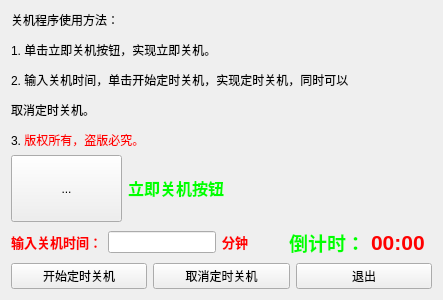
<?xml version="1.0" encoding="UTF-8"?>
<ui version="4.0">
 <class>Widget</class>
 <widget class="QWidget" name="Widget">
  <property name="geometry">
   <rect>
    <x>0</x>
    <y>0</y>
    <width>443</width>
    <height>300</height>
   </rect>
  </property>
  <property name="windowTitle">
   <string>windows 关机程序 for Qt designer</string>
  </property>
  <layout class="QVBoxLayout" name="verticalLayout_2">
   <item>
    <layout class="QVBoxLayout" name="verticalLayout">
     <item>
      <widget class="QLabel" name="label_3">
       <property name="text">
        <string>&lt;html&gt;&lt;head/&gt;&lt;body&gt;&lt;p&gt;关机程序使用方法：&lt;/p&gt;&lt;p&gt;1. 单击立即关机按钮，实现立即关机。&lt;/p&gt;&lt;p&gt;2. 输入关机时间，单击开始定时关机，实现定时关机，同时可以&lt;/p&gt;&lt;p&gt;   取消定时关机。&lt;/p&gt;&lt;p&gt;3. &lt;span style=&quot; color:#ff0000;&quot;&gt;版权所有，盗版必究。&lt;/span&gt;&lt;/p&gt;&lt;/body&gt;&lt;/html&gt;</string>
       </property>
      </widget>
     </item>
     <item>
      <layout class="QHBoxLayout" name="horizontalLayout_3">
       <item>
        <widget class="QToolButton" name="shutdownButton">
         <property name="sizePolicy">
          <sizepolicy hsizetype="Expanding" vsizetype="Expanding">
           <horstretch>0</horstretch>
           <verstretch>0</verstretch>
          </sizepolicy>
         </property>
         <property name="toolTip">
          <string>立即关机</string>
         </property>
         <property name="text">
          <string>...</string>
         </property>
         <property name="icon">
          <iconset resource="rec.qrc">
           <normaloff>:/image/image/exit.ico</normaloff>:/image/image/exit.ico</iconset>
         </property>
         <property name="iconSize">
          <size>
           <width>37</width>
           <height>38</height>
          </size>
         </property>
        </widget>
       </item>
       <item>
        <widget class="QLabel" name="label_4">
         <property name="sizePolicy">
          <sizepolicy hsizetype="Fixed" vsizetype="Fixed">
           <horstretch>0</horstretch>
           <verstretch>0</verstretch>
          </sizepolicy>
         </property>
         <property name="text">
          <string>&lt;html&gt;&lt;head/&gt;&lt;body&gt;&lt;p&gt;&lt;span style=&quot; font-size:12pt; font-weight:600; color:#00ff00;&quot;&gt;立即关机按钮&lt;/span&gt;&lt;/p&gt;&lt;/body&gt;&lt;/html&gt;</string>
         </property>
        </widget>
       </item>
       <item>
        <spacer name="horizontalSpacer">
         <property name="orientation">
          <enum>Qt::Horizontal</enum>
         </property>
         <property name="sizeHint" stdset="0">
          <size>
           <width>208</width>
           <height>20</height>
          </size>
         </property>
        </spacer>
       </item>
      </layout>
     </item>
     <item>
      <layout class="QHBoxLayout" name="horizontalLayout">
       <item>
        <widget class="QLabel" name="label">
         <property name="text">
          <string>&lt;html&gt;&lt;head/&gt;&lt;body&gt;&lt;p&gt;&lt;span style=&quot; font-size:10pt; font-weight:600; color:#ff0000;&quot;&gt;输入关机时间：&lt;/span&gt;&lt;/p&gt;&lt;/body&gt;&lt;/html&gt;</string>
         </property>
        </widget>
       </item>
       <item>
        <widget class="QLineEdit" name="lineEdit">
         <property name="sizePolicy">
          <sizepolicy hsizetype="Fixed" vsizetype="Fixed">
           <horstretch>0</horstretch>
           <verstretch>0</verstretch>
          </sizepolicy>
         </property>
        </widget>
       </item>
       <item>
        <widget class="QLabel" name="label_2">
         <property name="text">
          <string>&lt;html&gt;&lt;head/&gt;&lt;body&gt;&lt;p&gt;&lt;span style=&quot; font-size:10pt; font-weight:600; color:#ff0000;&quot;&gt;分钟&lt;/span&gt;&lt;/p&gt;&lt;/body&gt;&lt;/html&gt;</string>
         </property>
        </widget>
       </item>
       <item>
        <widget class="QLabel" name="label_5">
         <property name="text">
          <string>&lt;html&gt;&lt;head/&gt;&lt;body&gt;&lt;p&gt;&lt;span style=&quot; font-size:14pt; font-weight:600; color:#00ff00;&quot;&gt;倒计时：&lt;/span&gt;&lt;/p&gt;&lt;/body&gt;&lt;/html&gt;</string>
         </property>
        </widget>
       </item>
       <item>
        <widget class="QLabel" name="timeLabel">
         <property name="text">
          <string>&lt;html&gt;&lt;head/&gt;&lt;body&gt;&lt;p&gt;&lt;span style=&quot; font-size:16pt; font-weight:600; color:#ff0000;&quot;&gt;00:00&lt;/span&gt;&lt;/p&gt;&lt;/body&gt;&lt;/html&gt;</string>
         </property>
        </widget>
       </item>
      </layout>
     </item>
     <item>
      <layout class="QHBoxLayout" name="horizontalLayout_2">
       <item>
        <widget class="QPushButton" name="submitButton">
         <property name="text">
          <string>开始定时关机</string>
         </property>
        </widget>
       </item>
       <item>
        <widget class="QPushButton" name="cancelButton">
         <property name="text">
          <string>取消定时关机</string>
         </property>
        </widget>
       </item>
       <item>
        <widget class="QPushButton" name="exitButton">
         <property name="text">
          <string>退出</string>
         </property>
        </widget>
       </item>
      </layout>
     </item>
    </layout>
   </item>
  </layout>
 </widget>
 <layoutdefault spacing="6" margin="11"/>
 <resources>
  <include location="rec.qrc"/>
 </resources>
 <connections/>
</ui>
